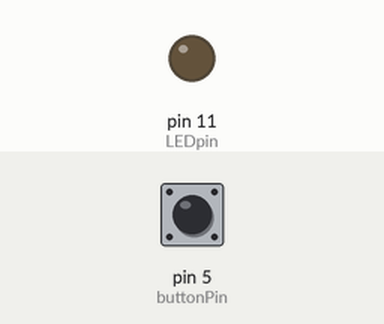
Simulated run of this sketch. Board: Arduino Uno, built with avr-gcc and run on an emulated ATmega328P. Shown: output pins drawn as LEDs (lit = HIGH). Inputs (shaded band) come from the test bench; at power-on: pin 5 (buttonPin) HIGH. What the sketch prints to the serial monitor is not drawn.

Above: at 1.2 s.
1.3 s: pin 5 (buttonPin) pulled LOW for 0.15 s
At 1.38 s:
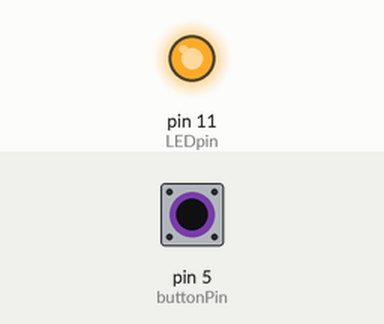
2.9 s: pin 5 (buttonPin) pulled LOW for 3.2 s
At 7.2 s:
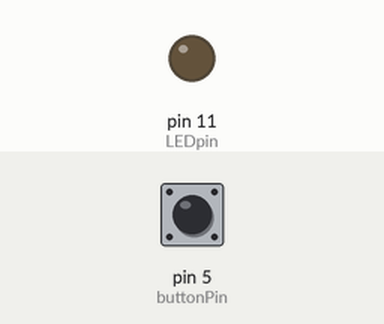
Timing chart, 0 to 8.7 s (numbered marks = the images above; inputs shaded):
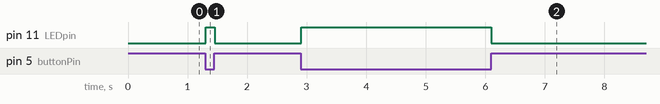

The sketch:

GDES3015_1LED_1Button.ino
```cpp
/* GDES3015 Wearable Computing
 * 1 button used to control 1 LED
 */

//button pin
int buttonPin = 5;
//button value
int buttonVal;
//LED pin
int LEDpin = 11;

void setup() {
  // put your setup code here, to run once:
  pinMode(buttonPin, INPUT_PULLUP);
  pinMode(LEDpin, OUTPUT);
  Serial.begin(9600);
}

void loop() {
  // put your main code here, to run repeatedly:
  buttonVal = digitalRead(buttonPin);
  Serial.println(buttonVal);
  if (buttonVal == 0) {
    digitalWrite(LEDpin, HIGH);
  } else {
    digitalWrite(LEDpin, LOW);
    }

  /*
  if (buttonVal == 0) {
    digitalWrite(LEDpin, LOW);
  }*/


}
```

Measured:
- after the input at 1.3 s, pin 11 (LEDpin): LOW → HIGH at once, → LOW 0.15 s later
- after the input at 2.9 s, pin 11 (LEDpin): LOW → HIGH at once, → LOW 3.2 s later
